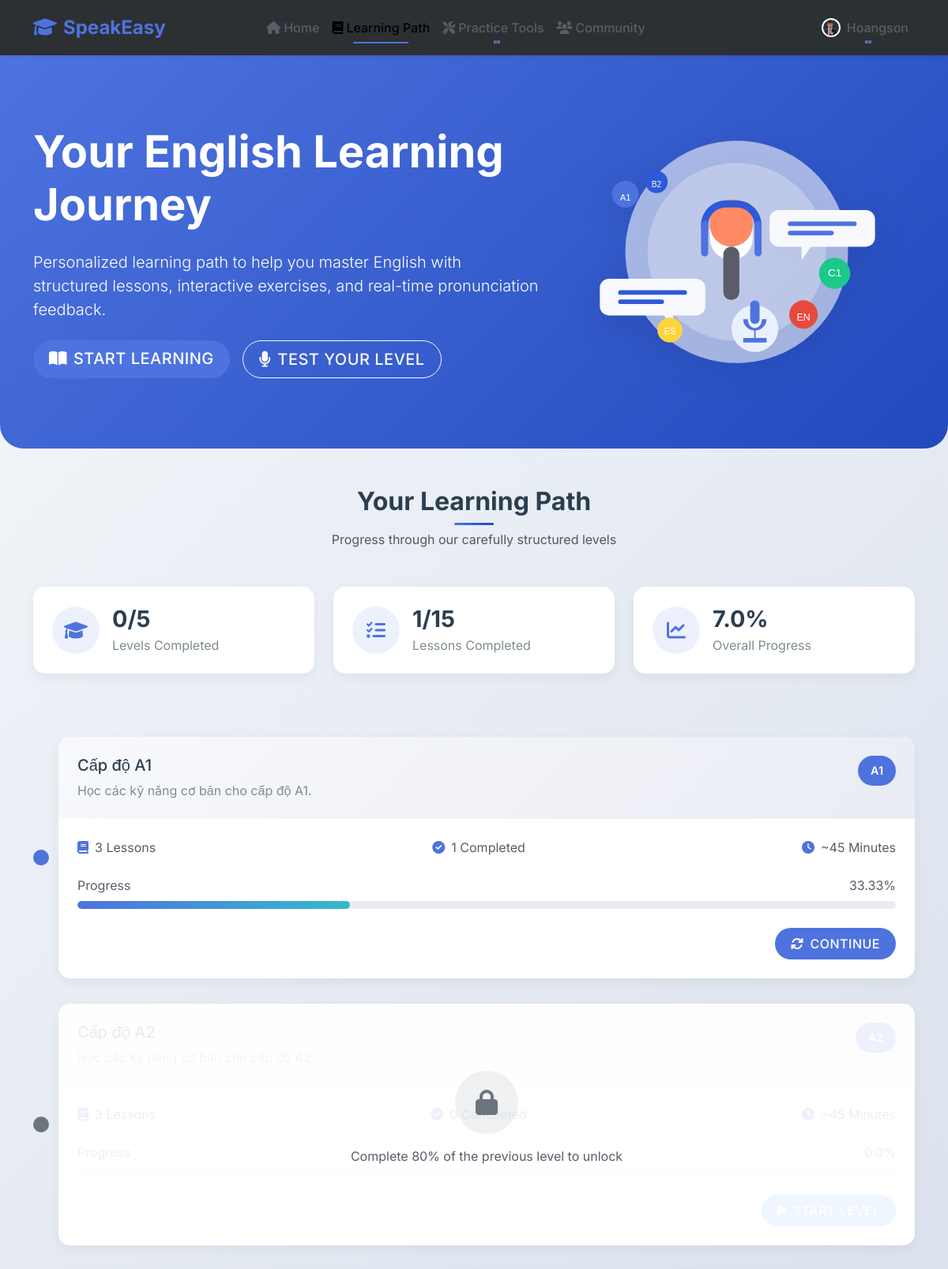
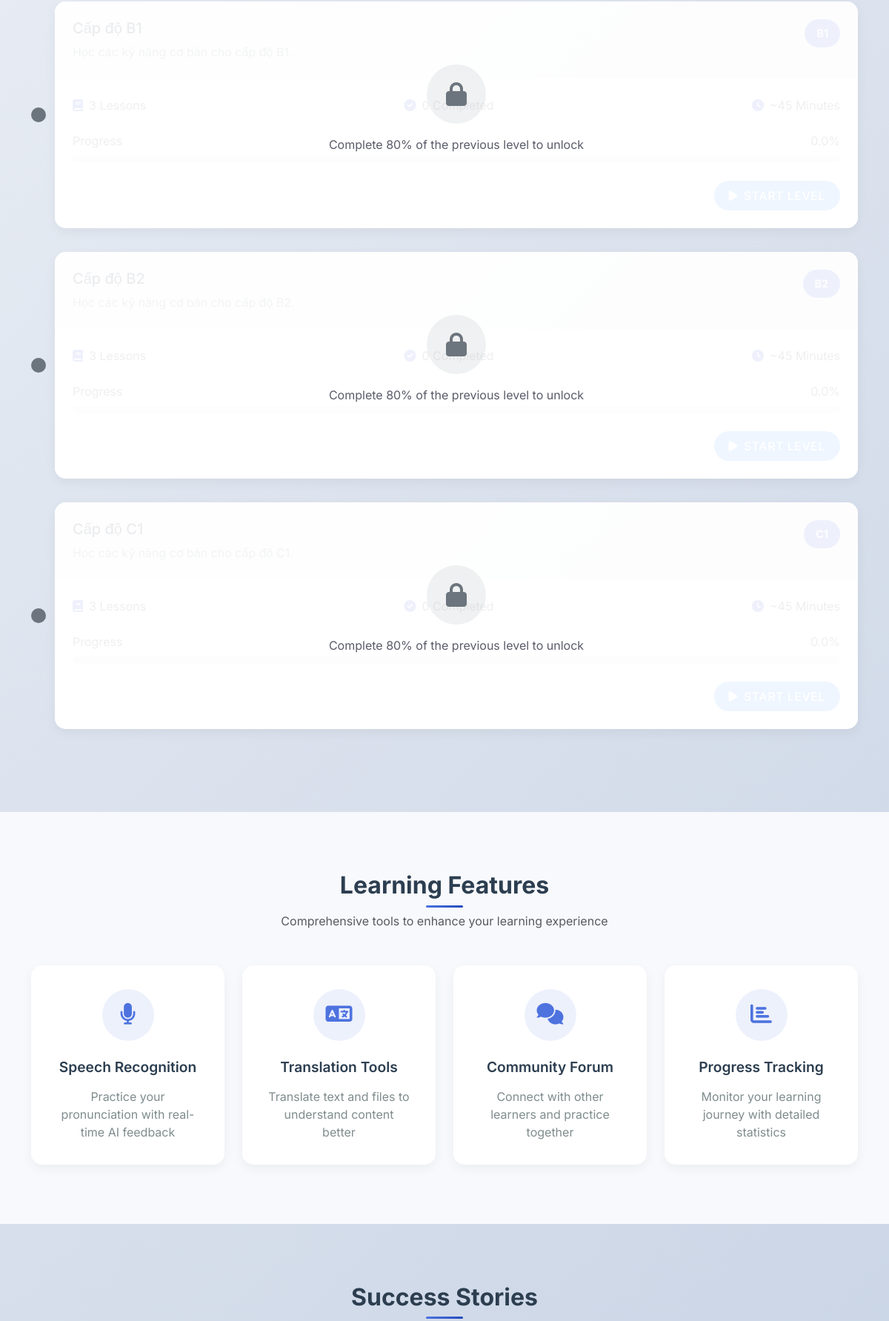
The app's page /tutorials/tutorials (signed in, upper part) with its own data (2 pictures, top to bottom).
### models/models.py (models this page shows, shortened)
class User(db.Model, UserMixin):
    __tablename__ = 'users'
    id = db.Column(db.Integer, primary_key=True)
    username = db.Column(db.String(100), unique=True, nullable=False)
    email = db.Column(db.String(150), unique=True, nullable=False)
    password_hash = db.Column(db.String(200), nullable=False)
    avatar = db.Column(db.String(200), nullable=True, default="default.jpg")
    role = db.Column(db.String(50), nullable=False, default="user")
    progress = db.relationship('UserProgress', backref='user', lazy=True)
    speech_tests = db.relationship('SpeechTest', backref='user', lazy=True)

class Level(db.Model):
    __tablename__ = 'levels'
    level_id = db.Column(db.Integer, primary_key=True)
    level_name = db.Column(db.String(10), unique=True, nullable=False)
    lessons = db.relationship('Lesson', backref='level', lazy=True)
    vocabulary = db.relationship('Vocabulary', backref='level', lazy=True)
    tests = db.relationship('Test', backref='level', lazy=True)

### modules/tutorials.py (the view)
@tutorials_bp.route('/tutorials')
@login_required
def tutorials():
    levels = Level.query.order_by(Level.level_id).all()
    level_data = {}
    for level in levels:
        lessons = Lesson.query.filter_by(level_id=level.level_id).order_by(Lesson.lesson_id).all()
        total_lessons = len(lessons)
        completed_lessons = UserProgress.query.filter_by(
            user_id=current_user.id,
            completion_status=True
        ).join(Lesson).filter(Lesson.level_id == level.level_id).count()
        completion_percentage = (completed_lessons / total_lessons * 100) if total_lessons > 0 else 0
        level_data[level.level_id] = {
            "level_name": level.level_name,
            "title": f"Cấp độ {level.level_name}",
            "description": f"Học các kỹ năng cơ bản cho cấp độ {level.level_name}.",
            "icon": "book",
            "total_lessons": total_lessons,
            "completed_lessons": completed_lessons,
            "completion": round(completion_percentage, 2),
            "is_locked": level.level_id > 1 and completion_percentage < 80  # Khóa nếu chưa hoàn thành 80% cấp độ trước
        }
    return render_template('tutorials.html', levels=level_data, current_user=current_user)

### templates/tutorials.html (shortened to what this page needs)
{% extends "base.html" %}
{% block content %}
<div class="learning-dashboard">
    <div class="hero-section">
        <div class="container">
            <div class="row align-items-center">
                <div class="col-lg-7">
                    <h1 class="display-4 fw-bold mb-4">
                        Your English Learning Journey
                    </h1>
                    <p class="lead mb-4">
                        Personalized learning path to help you master English with structured lessons,
                        interactive exercises, and real-time pronunciation feedback.
                    </p>
                    <div class="d-flex gap-3">
                        <a href="#levels-section" class="btn btn-primary btn-lg">
                            <i class="fas fa-book-open me-2"></i>Start Learning
                        </a>
                        <a href="{{ url_for('speech.speech_to_text') }}" class="btn btn-outline-light btn-lg">
                            <i class="fas fa-microphone me-2"></i>Test Your Level
                        </a>
                    </div>
                </div>
                <div class="col-lg-5 d-none d-lg-block">
                    <img src="{{ url_for('static', filename='img/learning-illustration.svg') }}" alt="Learning Illustration" class="img-fluid hero-illustration">
                </div>
            </div>
        </div>
    </div>
    <div class="container" id="levels-section">
        <div class="section-header text-center mb-5">
            <h2 class="fw-bold">Your Learning Path</h2>
            <p class="text-muted">Progress through our carefully structured levels</p>
        </div>
        <div class="progress-overview mb-5">
            <div class="row">
                {% set total_levels = levels|length %}
                {% set completed_levels = namespace(count=0) %}
                {% for level_id, data in levels.items() %}
                    {% if data['completion'] >= 80 %}
                        {% set completed_levels.count = completed_levels.count + 1 %}
                    {% endif %}
                {% endfor %}
                <div class="col-md-4">
                    <div class="stat-card">
                        <div class="stat-icon">
                            <i class="fas fa-graduation-cap"></i>
                        </div>
                        <div class="stat-content">
                            <h3>{{ completed_levels.count }}/{{ total_levels }}</h3>
                            <p>Levels Completed</p>
                        </div>
                    </div>
                </div>
                <div class="col-md-4">
                    <div class="stat-card">
                        <div class="stat-icon">
                            <i class="fas fa-tasks"></i>
                        </div>
                        <div class="stat-content">
                            {% set all_lessons = namespace(total=0, completed=0) %}
                            {% for level_id, data in levels.items() %}
                                {% set all_lessons.total = all_lessons.total + data['total_lessons'] %}
                                {% set all_lessons.completed = all_lessons.completed + data['completed_lessons'] %}
                            {% endfor %}
                            <h3>{{ all_lessons.completed }}/{{ all_lessons.total }}</h3>
                            <p>Lessons Completed</p>
                        </div>
                    </div>
                </div>
                <div class="col-md-4">
                    <div class="stat-card">
                        <div class="stat-icon">
                            <i class="fas fa-chart-line"></i>
                        </div>
                        <div class="stat-content">
                            {% if all_lessons.total > 0 %}
                                {% set overall_progress = (all_lessons.completed / all_lessons.total * 100)|round %}
                            {% else %}
                                {% set overall_progress = 0 %}
                            {% endif %}
                            <h3>{{ overall_progress }}%</h3>
                            <p>Overall Progress</p>
                        </div>
                    </div>
                </div>
            </div>
        </div>
        <div class="learning-path">
            {% for level_id, data in levels.items() %}
                <div class="level-card-container {% if data['is_locked'] %}locked{% endif %}">
                    <div class="level-card">
                        <div class="level-header">
                            <div class="level-badge">{{ data['level_name'] }}</div>
                            <h3 class="level-title">{{ data['title'] }}</h3>
                            <p class="level-description">{{ data['description'] }}</p>
                        </div>
                        <div class="level-body">
                            <div class="level-stats">
                                <div class="stat">
                                    <i class="fas fa-book"></i>
                                    <span>{{ data['total_lessons'] }} Lessons</span>
                                </div>
                                <div class="stat">
                                    <i class="fas fa-check-circle"></i>
                                    <span>{{ data['completed_lessons'] }} Completed</span>
                                </div>
                                <div class="stat">
                                    <i class="fas fa-clock"></i>
                                    <span>~{{ data['total_lessons'] * 15 }} Minutes</span>
                                </div>
                            </div>
                            <div class="level-progress">
                                <div class="progress-label">
                                    <span>Progress</span>
                                    <span>{{ data['completion'] }}%</span>
                                </div>
                                <div class="progress">
                                    <div class="progress-bar {% if data['completion'] >= 80 %}bg-success{% endif %}"
                                         role="progressbar"
                                         style="width: {{ data['completion'] }}%"
                                         aria-valuenow="{{ data['completion'] }}"
                                         aria-valuemin="0"
                                         aria-valuemax="100">
                                    </div>
                                </div>
                            </div>
                            <div class="level-actions">
                                <a href="{% if data['is_locked'] %}#{% else %}{{ url_for('tutorials.level_detail', level_id=level_id) }}{% endif %}"
                                   class="btn btn-primary {% if data['is_locked'] %}disabled{% endif %}">
                                    {% if data['completion'] == 0 %}
                                        <i class="fas fa-play me-2"></i>Start Level
                                    {% elif data['completion'] < 100 %}
                                        <i class="fas fa-sync-alt me-2"></i>Continue
                                    {% else %}
                                        <i class="fas fa-redo me-2"></i>Review
                                    {% endif %}
                                </a>
                            </div>
                        </div>
                        {% if data['is_locked'] %}
                        <div class="level-locked-overlay">
                            <div class="lock-icon">
                                <i class="fas fa-lock"></i>
                            </div>
                            <p>Complete 80% of the previous level to unlock</p>
                        </div>
                        {% endif %}
                    </div>
                </div>
            {% endfor %}
        </div>
    </div>
    <div class="features-section">
        <div class="container">
            <div class="section-header text-center mb-5">
                <h2 class="fw-bold">Learning Features</h2>
                <p class="text-muted">Comprehensive tools to enhance your learning experience</p>
            </div>
            <div class="row g-4">
                <div class="col-md-3">
                    <div class="feature-card">
                        <div class="feature-icon">
                            <i class="fas fa-microphone"></i>
                        </div>
                        <h4>Speech Recognition</h4>
                        <p>Practice your pronunciation with real-time AI feedback</p>
                    </div>
                </div>
                <div class="col-md-3">
                    <div class="feature-card">
                        <div class="feature-icon">
                            <i class="fas fa-language"></i>
                        </div>
                        <h4>Translation Tools</h4>
                        <p>Translate text and files to understand content better</p>
                    </div>
                </div>
                <div class="col-md-3">
                    <div class="feature-card">
                        <div class="feature-icon">
                            <i class="fas fa-comments"></i>
                        </div>
                        <h4>Community Forum</h4>
                        <p>Connect with other learners and practice together</p>
                    </div>
                </div>
                <div class="col-md-3">
                    <div class="feature-card">
                        <div class="feature-icon">
                            <i class="fas fa-chart-bar"></i>
                        </div>
                        <h4>Progress Tracking</h4>
                        <p>Monitor your learning journey with detailed statistics</p>
                    </div>
                </div>
            </div>
        </div>
    </div>
    <div class="testimonials-section">
        <div class="container">
            <div class="section-header text-center mb-5">
                <h2 class="fw-bold">Success Stories</h2>
            </div>
        </div>
    </div>
</div>
{% endblock %}

### templates/base.html (shortened to what this page needs)
<!DOCTYPE html>
<html lang="en">
<head>
    <link href="https://cdn.jsdelivr.net/npm/bootstrap@5.3.2/dist/css/bootstrap.min.css" rel="stylesheet">
    <link href="https://cdnjs.cloudflare.com/ajax/libs/font-awesome/6.0.0/css/all.min.css" rel="stylesheet">
    <link href="{{ url_for('static', filename='styles.css') }}" rel="stylesheet">
</head>
<body>
    <nav class="navbar navbar-expand-lg fixed-top">
        <div class="container">
            <a class="navbar-brand" href="{{ url_for('home') }}">
                <i class="fas fa-graduation-cap me-2"></i>SpeakEasy
            </a>
            <div class="collapse navbar-collapse" id="navbarNav">
                <ul class="navbar-nav mx-auto">
                    <li class="nav-item">
                        <a class="nav-link {% if request.path == url_for('home') %}active{% endif %}" href="{{ url_for('home') }}">
                            <i class="fas fa-home me-1"></i>Home
                        </a>
                    </li>
                    {% if current_user.is_authenticated %}
                    <li class="nav-item">
                        <a class="nav-link {% if request.path.startswith('/tutorials') %}active{% endif %}" href="{{ url_for('tutorials.tutorials') }}">
                            <i class="fas fa-book me-1"></i>Learning Path
                        </a>
                    </li>
                    <li class="nav-item dropdown">
                        <a class="nav-link dropdown-toggle" href="#" role="button" data-bs-toggle="dropdown">
                            <i class="fas fa-tools me-1"></i>Practice Tools
                        </a>
                    </li>
                    <li class="nav-item">
                        <a class="nav-link {% if request.path.startswith('/chat') %}active{% endif %}" href="{{ url_for('chatting.chat_page') }}">
                            <i class="fas fa-users me-1"></i>Community
                        </a>
                    </li>
                    {% endif %}
                </ul>
                <ul class="navbar-nav ms-auto">
                    {% if current_user.is_authenticated %}
                    <li class="nav-item dropdown">
                        <a class="nav-link dropdown-toggle user-dropdown" href="#" role="button" data-bs-toggle="dropdown">
                            <img src="{{ url_for('static', filename='uploads/' + current_user.avatar) }}" alt="Avatar" class="avatar-xs me-2">
                            <span>{{ current_user.username }}</span>
                        </a>
                    </li>
                    {% endif %}
                </ul>
            </div>
        </div>
    </nav>
    <div class="content-wrapper">
        <main>
            {% block content %}{% endblock %}
        </main>
    </div>
</body>
</html>

### records on screen
User: avatar (picture), username "Hoangson"
Level: level_name "A1"

### other values on screen
{{ completed_levels.count }} "0"
{{ total_levels }} "5"
{{ all_lessons.completed }} "1"
{{ all_lessons.total }} "15"
{{ overall_progress }} "7.0"
{{ data['title'] }} "Cấp độ A1"
{{ data['description'] }} "Học các kỹ năng cơ bản cho cấp độ A1."
{{ data['total_lessons'] }} "3"
{{ data['completed_lessons'] }} "1"
{{ data['total_lessons'] * 15 }} "45"
{{ data['completion'] }} "33.33"
